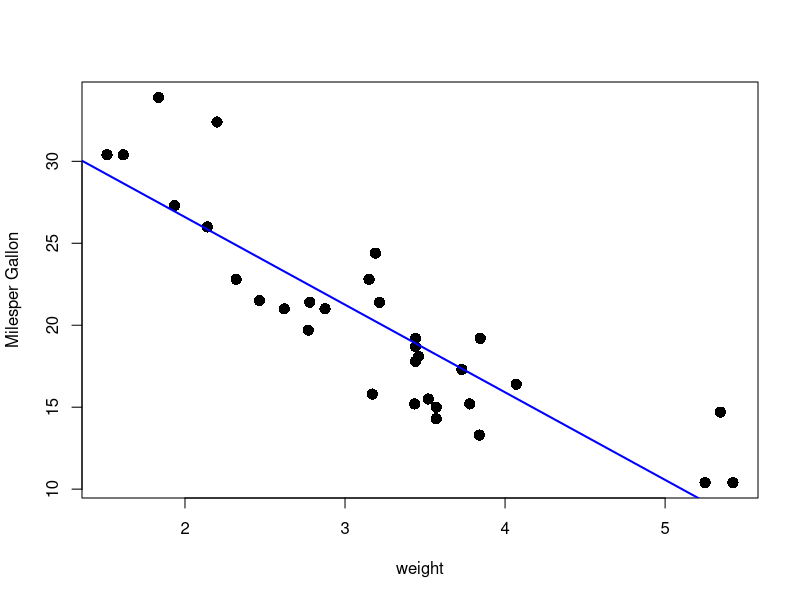

Source code (R):
## ---- chunk 1
data(mtcars)
fit <- lm(mtcars$mpg ~ mtcars$wt)
summary(fit)$coefficients
## ---- chunk 2
plot(mtcars$wt, mtcars$mpg, xlab = "weight", ylab = "Milesper Gallon",
     cex = 1.5, pch= 16)
abline(fit, col = "blue", lwd = 2)
